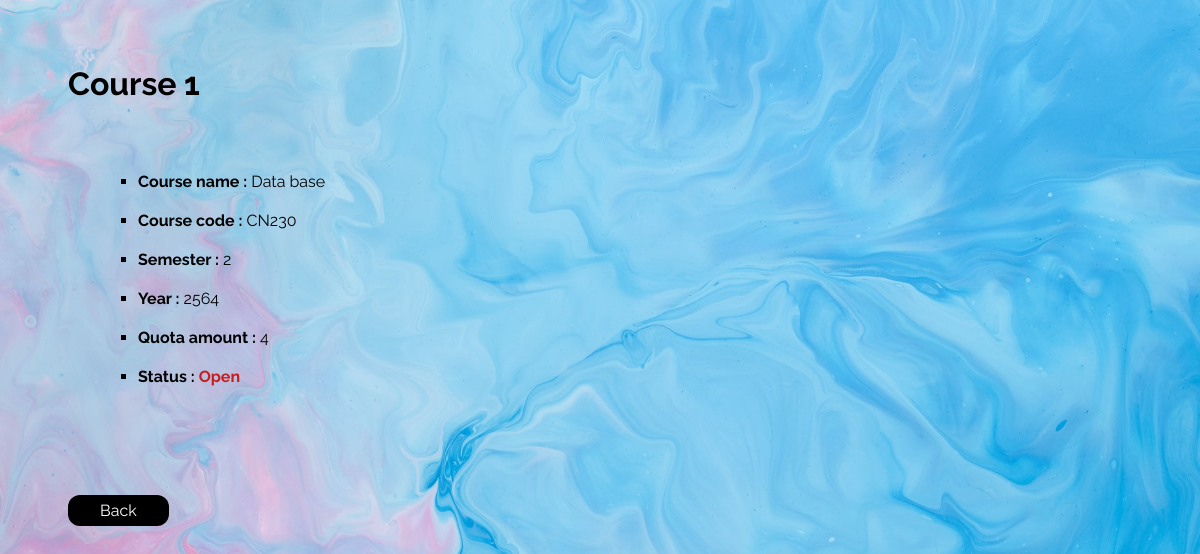
Screenshot of /course/1 (signed in) with the database file from the repository.
### course/models.py (models this page shows, shortened)
class Course(models.Model):
    code = models.CharField(max_length=5)
    name = models.CharField(max_length = 64)
    semester = models.IntegerField()
    year = models.IntegerField()
    amount = models.IntegerField()
    status = models.BooleanField()
    registered = models.ManyToManyField(Student,blank = True)

### course/views.py (the view)
# urls.py: path("<int:course_id>", views.course, name="course"),
def course(request,course_id) :
    if not request.user.is_authenticated:
        return HttpResponseRedirect(reverse("users:login"))
    this_course = Course.objects.get(id = course_id)
    return render(request,"course/course.html",{
        "course" : this_course,
    })

### course/templates/course/course.html (shortened to what this page needs)
{% extends "course/layout.html" %}
{% block body %}
<h1>Course {{course.id}}</h1>
<ul>
    <li><b>Course name :</b> {{ course.name }}</li>
    <li><b>Course code :</b> {{ course.code }}</li>
    <li><b>Semester :</b> {{ course.semester }}</li>
    <li><b>Year :</b> {{course.year}}</li>
    <li><b>Quota amount :</b> {{course.amount}}</li>
    <li><b>Status :</b> <b style = "color: rgb(201, 29, 29);">{% if course.status %}Open{% else %}Close{% endif %}</b></li></ul>
<br>
<a href='{%url "course:index" %}' class="button">Back</a>
{% endblock %}

### rows the page displays
Course: id "1", name "Data base", code "CN230", semester "2", year "2564", amount "4"
